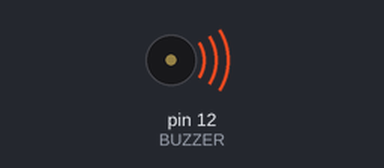
Bench run of a sketch on a simulated Arduino Uno, built with avr-gcc and run on an emulated ATmega328P. On the bench: buzzer (waves = sounding, pin HIGH).

Above: at 0.2 s.
At 5.6 s:
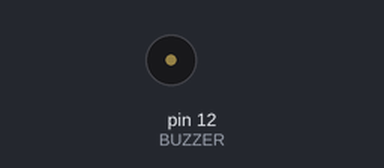
Timing chart, 0 to 8.6 s (numbered marks = the images above):
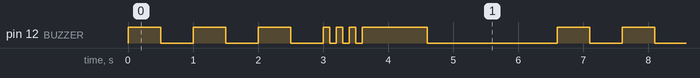

The sketch:

m3_beep.ino
```cpp
// m3_beep — Active Buzzer
// Arduino Missions · Mission 3, Build 1
//
// The active buzzer makes its own sound — just switch it on and off.
// Buzzer + leg → pin 12.  Buzzer – leg → GND.

const int BUZZER = 12;  // pin connected to the + leg of the active buzzer

void setup() {
  pinMode(BUZZER, OUTPUT);  // we're sending a signal OUT to the buzzer
}

void loop() {
  // Beep pattern: slow → medium → fast → long pause

  // Three slow beeps
  for (int i = 0; i < 3; i++) {
    digitalWrite(BUZZER, HIGH);  // buzzer ON
    delay(500);
    digitalWrite(BUZZER, LOW);   // buzzer OFF
    delay(500);
  }

  // Three fast beeps
  for (int i = 0; i < 3; i++) {
    digitalWrite(BUZZER, HIGH);
    delay(100);
    digitalWrite(BUZZER, LOW);
    delay(100);
  }

  // One long beep
  digitalWrite(BUZZER, HIGH);
  delay(1000);
  digitalWrite(BUZZER, LOW);

  // Quiet pause before repeating
  delay(2000);
}
```

Measured:
- by itself, pin 12 (BUZZER): repeats every 6.6 s: 2 × (LOW 0.50 s, HIGH 0.50 s), LOW 0.50 s, 3 × (HIGH 0.10 s, LOW 0.10 s), HIGH 1.0 s, LOW 2.0 s, HIGH 0.50 s
- by itself, everything shown: repeats every 6.6 s, in 14 steps
